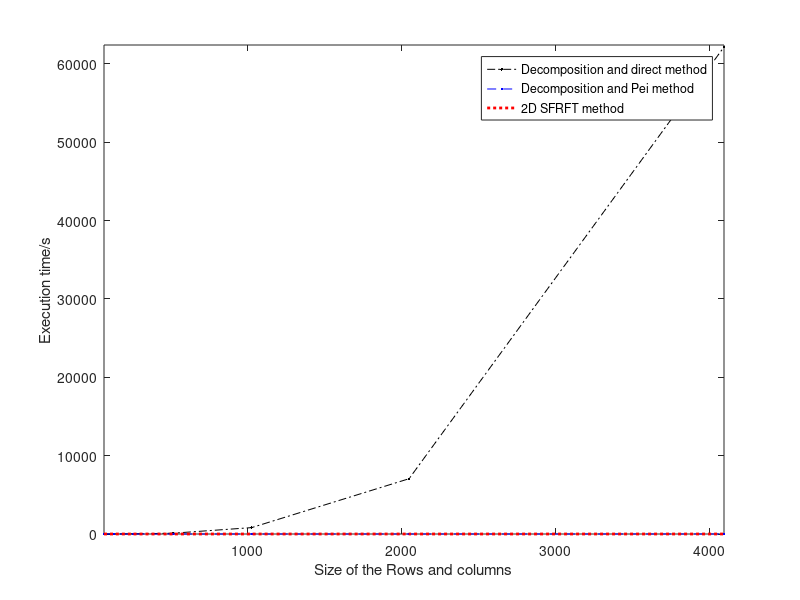
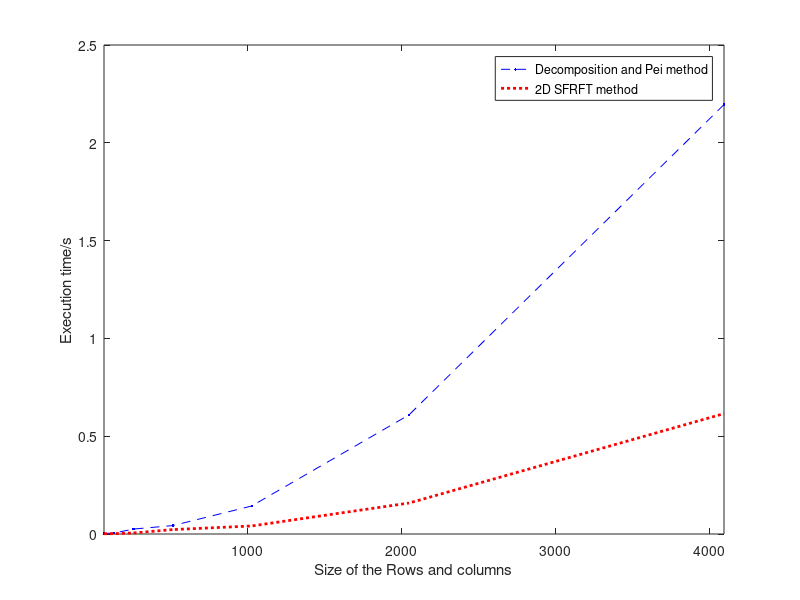
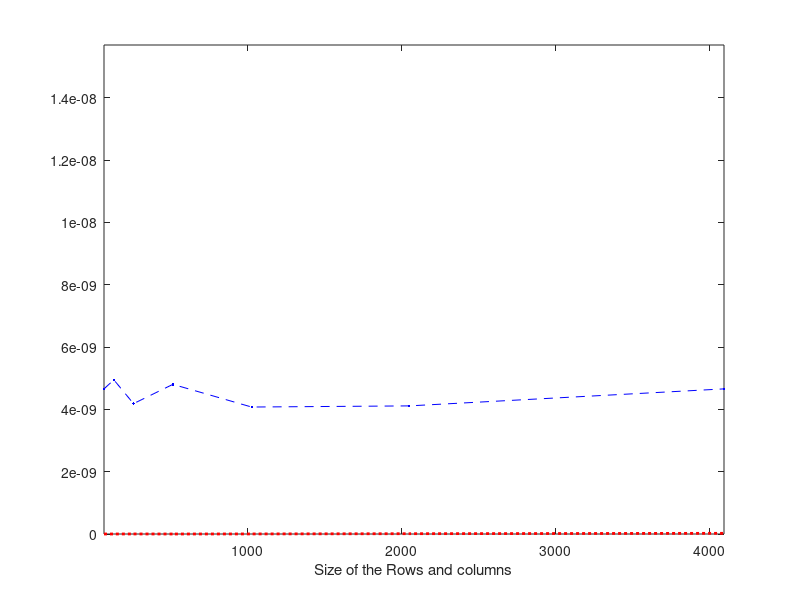

Source code (MATLAB) for these figures, in order: (Note: this script raises an error after producing the figures.)
% result of corr 2D SFRFT

%% 定位误差的阈值 gama  与SNR、定位P的关系
% % N=256
% x=[0.95 0.98 0.99 0.999 0.9999];  % P
% y=[1	2	2	2	3
% 4	5	5	7	8
% 7	9	10	12	15
% 13	16	17	22	27
% ];% 不同SNR时对应的误差阈值
% figure; plot(x,y(1,:),'.-r');
% hold on;plot(x,y(2,:),'.--b'); 
% hold on;plot(x,y(3,:),'.-g'); 
% hold on;plot(x,y(4,:),'.-.m'); 
% xlabel('Minimum probability of the correct set of positions P_1^\gamma');
% ylabel('Position error threshold');
% legend('SNR = 11.8351dB','SNR = 1.8384dB','SNR = -3.1534dB','SNR = -8.1777dB');

%% 定位误差的阈值 gama  与 N1 N2
% x1=[64	128	256	512	1024	2048];  % N1
% x2=[64	128	256	512	1024	2048];  % N2
% y=[1	2	2	1	1	1
% 1	2	2	1	1	1
% 1	1	3	3	2	2
% 0	1	2	4	5	4
% 0	1	1	3	5	7
% 0	0	1	2	4	8
% ];% 不同N2时对应的误差阈值
% figure;
% mesh(x1,x2,y);
% %surf(x1,x2,y);
% % plot(x,y(1,:),'.-r');
% % hold on;plot(x,y(2,:),'.--b'); 
% % hold on;plot(x,y(3,:),'.-g'); 
% % hold on;plot(x,y(4,:),'.-.m'); 
% % hold on;plot(x,y(5,:),'.-.k'); 
% % hold on;plot(x,y(6,:),'.-.c'); 
% ylabel('N_2');
% xlabel('N_1');
% zlabel('Position error threshold');
% colormap("hsv")
% axis([64 2048 64 2048]); 
% % legend('N_2 = 64','N_2 = 128','N_2 = 256','N_2 = 512','N_2 = 1024','N_2 = 2048');
%% 频率的SNR
%  k=[10	20	30	40	50	60	80	100];
% SNR_freq=[74	71	69	68	67	66	65	64
% 64	61	59	58	57	56	55	54
% 53	50	48	47	46	45	44	43];
% figure; plot(k,SNR_freq(1,:),'.-.r');
% hold on;plot(k,SNR_freq(2,:),'.--b'); 
% hold on;plot(k,SNR_freq(3,:),'.-.k'); 
% xlabel('Sparsity of the signals');
% ylabel('SNR of one significant frequency');
% legend('SNR = 17.7707dB','SNR = 7.7738','SNR = -3.229dB');grid


%%  平均各点的内循环次数
% k=[10	20	30	40	50	60	80	100];
% s=[0	5.2/20	9.4167/30	17.8571/40	18.875/50	33.3/60	32.2857/80	95/100
% 9.1/10	21.6/20	34.3/30	47/40	63.4167/50	78/60	117.4/80	163.6667/100
% 12.9/10	25.2941/20	46.2857/30	64.9167/40	90/50	119.9/60	197.1538/80 279/100];
% figure; plot(k,s(1,:),'.-.r');
% hold on;plot(k,s(2,:),'.--b'); 
% hold on;plot(k,s(3,:),'.-.k'); 
% xlabel('Sparsity of the signals');
% ylabel('Average number of inner loops in each position');
% legend('SNR = 17.7707dB','SNR = 7.7738','SNR = -3.229dB');

%% 算法迭代次数
% k=[10	20	30	40	50	60	80	100];
% T=[1	2	2	2	2	2	2	2
% 1	2	2	2	2	2	2	2
% 2	3	3	3	4	4	4	5];
% figure; plot(k,T(1,:),'.-.r');
% hold on;plot(k,T(2,:),'.--b'); 
% hold on;plot(k,T(3,:),'.-.k'); 
% xlabel('Sparsity of the signals');
% ylabel('Number of iterations of 2D SFRFT algorithm');
% legend('SNR = 17.7707dB','SNR = 7.7738','SNR = -3.229dB');

%% 恢复概率
% k=[10	20	30	40	50	60	80	100];
% prob=[100	99	100	100	98.5	98	97	98
% 100	100	99	100	97	96	92	89
% 100	97	99	94	97	88	54	nan ];
% figure; plot(k,prob(1,:),'.-.r');
% hold on;plot(k,prob(2,:),'.--b'); 
% hold on;plot(k,prob(3,:),'.-.k'); 
% xlabel('Sparsity of the signals');
% ylabel('Probability of correct estimation of 2D SFRFT');
% legend('SNR = 17.7707dB','SNR = 7.7738','SNR = -3.229dB');
%% 时间、误差对比
N1_all=[64,128,256,512,1024,2048,4096];
time_direct=[0.242531500000000	1.67538730000000	18.4859515000000	102.233996300000	814.551410400000	7055.80006890000	62146.0679990000];
time_Pei=[0.00287020000000000	0.00467100000000000	0.0252756000000000	0.0431075000000000	0.143060500000000	0.609236400000000	2.19535590000000];
time_sFRFT=[0.00134190000000000	0.00176820000000000	0.00542520000000000	0.0225301000000000	0.0410151000000000	0.158328400000000	0.615366200000000];

error_Pei=[4.65660583482518e-09	4.94764579495902e-09	4.18367186954048e-09	4.80212549687131e-09	4.07453344148336e-09	4.11102888445432e-09	4.65706718303474e-09];
error_sFRFT=[3.23535001419941e-13	2.22946339190397e-13	1.54059335044791e-12	1.46921729644062e-13	2.06217837045123e-12	9.67915003171528e-12	2.21040360538275e-11];

figure; plot(N1_all,time_direct,'.-.k');hold on; 
plot(N1_all,time_Pei,'.--b');
hold on; plot(N1_all,time_sFRFT,':r','LineWidth',2);
xlabel('Size of the Rows and columns');
ylabel('Execution time/s');
legend('Decomposition and direct method','Decomposition and Pei method','2D SFRFT method');
axis([64,4096,0,62400])

figure;
plot(N1_all,time_Pei,'.--b');
hold on; plot(N1_all,time_sFRFT,':r','LineWidth',2);
axis([64,4096,0,2.5])
xlabel('Size of the Rows and columns');
ylabel('Execution time/s');
legend('Decomposition and Pei method','2D SFRFT method');

figure;plot(N1_all,error_Pei,'.--b');
hold on; plot(N1_all,error_sFRFT,':r','LineWidth',2);
axis([64,4096,0,5e-9])
xlabel('Size of the Rows and columns');
ylabel('$L_2$ Errors',Interpreter='latex' );
legend('Decomposition and Pei method','2D SFRFT method');

%% 迭代次数 
% k=[100,200,300,400,500,600];
% T=[3 4 5 7 10 16    
%     2 3 4 4 5 6
%     2 3 3 4 4 5];
% figure; plot(k,T(1,:),':b','LineWidth',1.5);hold on; 
% plot(k,T(2,:),':m','LineWidth',1.5);
% hold on; plot(k,T(3,:),':g','LineWidth',1.5);
% xlabel('Signal sparsity');
% ylabel('Number of iterations');
% legend('${N_1} = 256,{N_2} = 256$','${N_1} = 512,{N_2} = 128$','${N_1} = 1024,{N_2} = 64$',Interpreter='latex');

